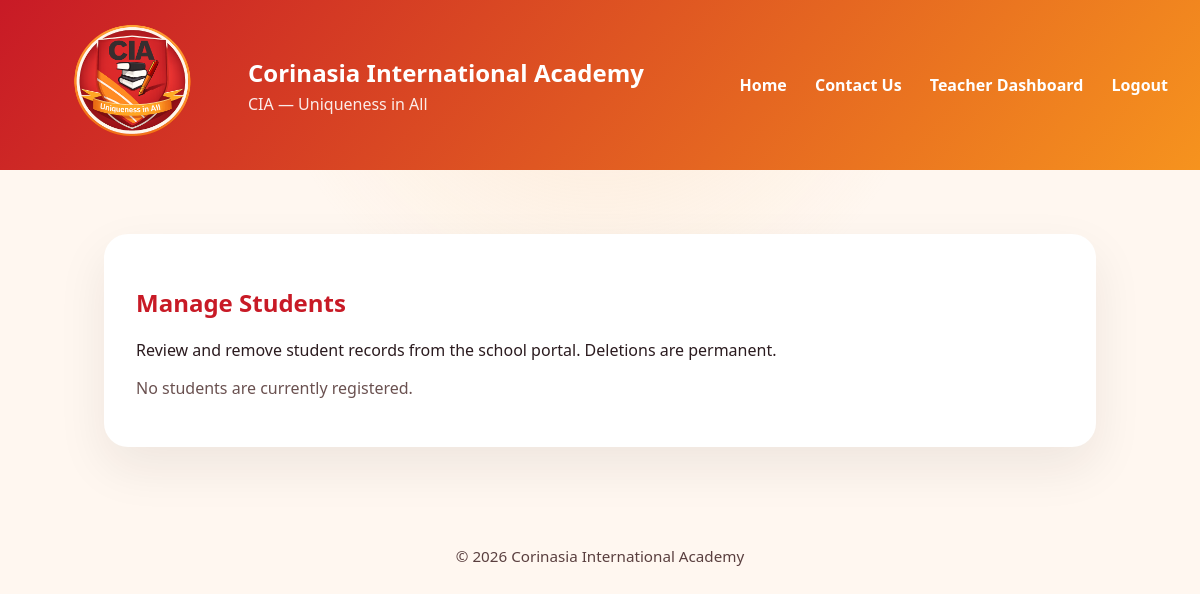
Before: /teacher/manage-students/ (signed in) with the older database file.
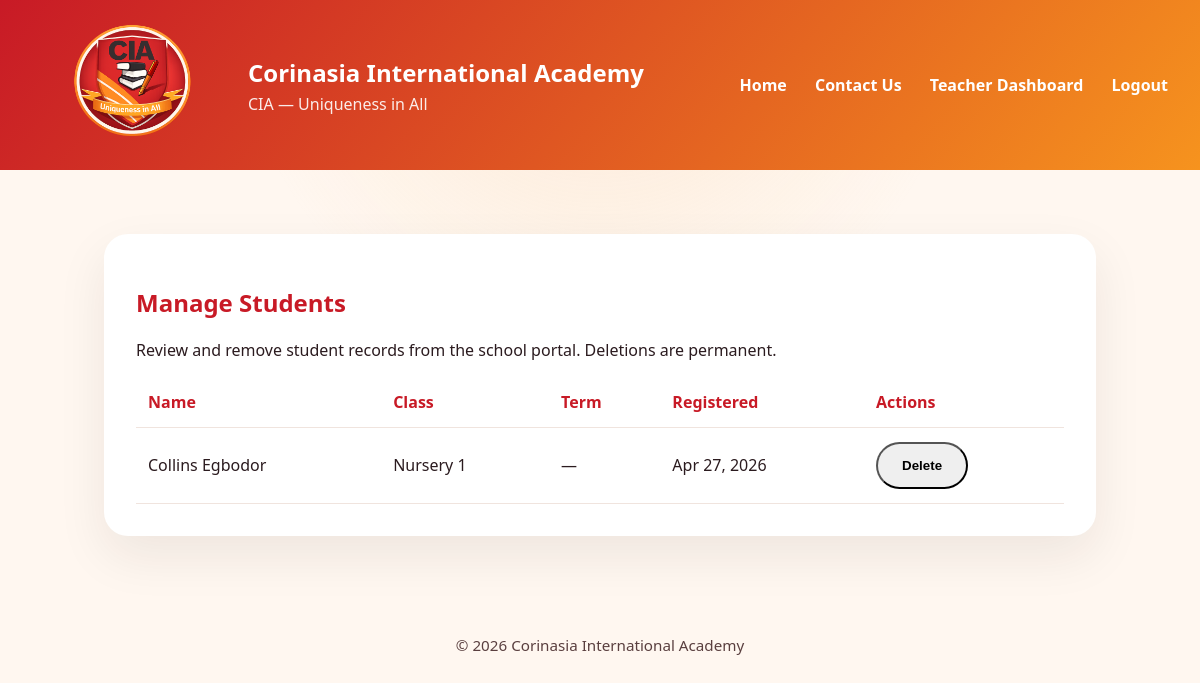
After: the same page with the newer database file.
### grades/models.py (models this page shows, shortened)
class Student(models.Model):
    student_id = models.CharField(max_length=20, unique=True, db_index=True, help_text="Unique student ID")
    first_name = models.CharField(max_length=100)
    last_name = models.CharField(max_length=100)
    class_name = models.CharField(max_length=50, blank=True, null=True, help_text="Student's class (e.g., JSS1A, SS2B)")
    nationality = models.CharField(max_length=50, default='Nigeria')
    state_of_origin = models.CharField(max_length=50, blank=True, null=True)
    club_and_society = models.CharField(max_length=100, blank=True, null=True)
    sport_house = models.CharField(max_length=50, blank=True, null=True)
    date_of_birth = models.DateField(blank=True, null=True)
    enrollment_date = models.DateField(default=datetime.today)
    class Meta:
        ordering = ['last_name', 'first_name']
        verbose_name = "Student"
        verbose_name_plural = "Students"
        indexes = [
            models.Index(fields=['last_name', 'first_name']),
            models.Index(fields=['class_name']),
        ]

### grades/views.py (the view)
# urls.py: path('teacher/manage-students/', views.manage_students, name='manage_students'),
@login_required
@user_passes_test(lambda u: u.is_staff)
def manage_students(request):
    students = Student.objects.all().order_by('last_name')
    return render(request, 'grades/manage_students.html', {
        'students': students,
    })

### grades/templates/grades/manage_students.html (shortened to what this page needs)
{% extends 'grades/base.html' %}
{% block content %}
<div class="page-shell">
    <div class="dashboard-card">
        <h2>Manage Students</h2>
        <p>Review and remove student records from the school portal. Deletions are permanent.</p>
        {% if students %}
            <div class="grades-table">
                <table>
                    <thead>
                        <tr><th>Name</th><th>Class</th><th>Term</th><th>Registered</th><th>Actions</th></tr>
                    </thead>
                    <tbody>
                        {% for student in students %}
                            <tr>
                                <td>{{ student.first_name }} {{ student.last_name }}</td>
                                <td>{{ student.class_name|default:'N/A' }}</td>
                                <td>—</td>
                                <td>{{ student.enrollment_date|date:'M j, Y' }}</td>
                                <td>
                                    <form method="post" action="{% url 'delete_student' student.student_id %}" style="display:inline;">
                                        <button type="submit" class="button button-danger">Delete</button>
                                    </form>
                                </td>
                            </tr>
                        {% endfor %}
                    </tbody>
                </table>
            </div>
        {% else %}
            <p class="empty-state">No students are currently registered.</p>
        {% endif %}
    </div>
</div>
{% endblock %}

Changed rows visible on the page:
added Student: first_name "Collins", last_name "Egbodor", class_name "Nursery 1", enrollment_date "Apr 27, 2026"
Other visible differences:
text no longer shown: "No students are currently registered."
text now shown: "Name Class Term Registered Actions"
